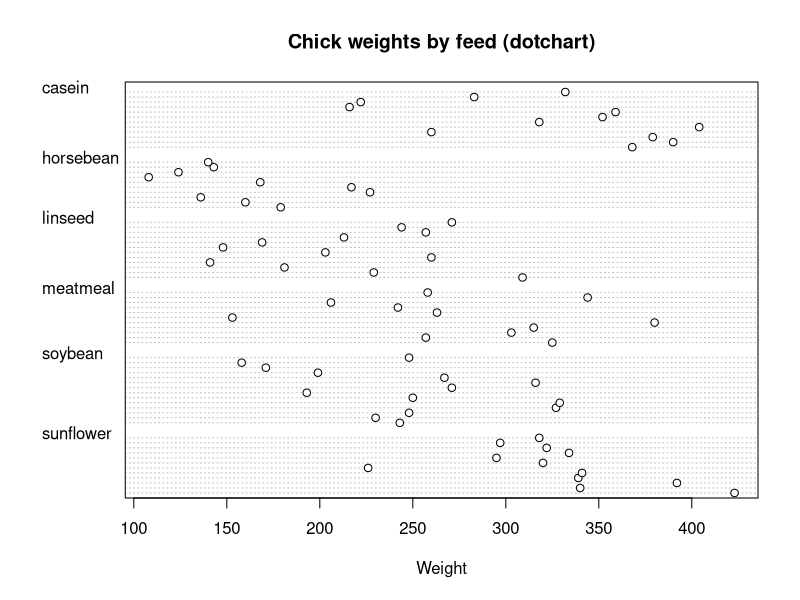
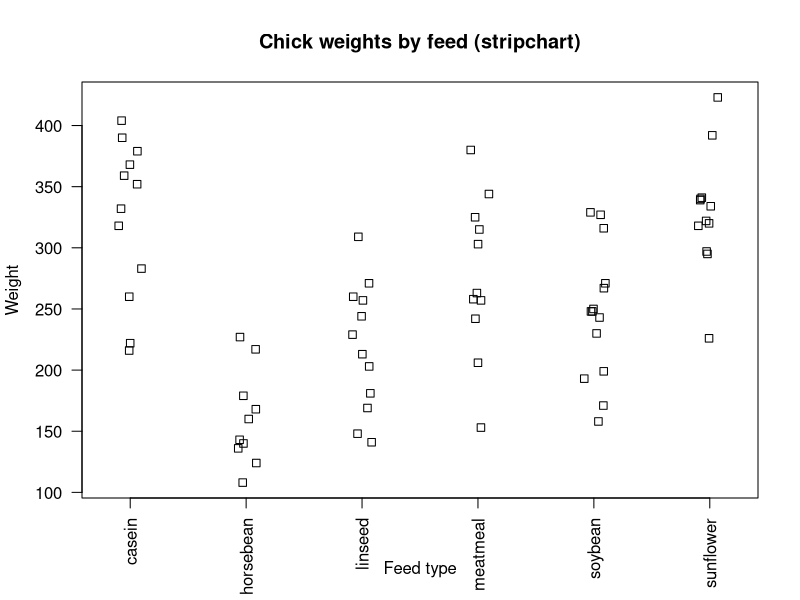
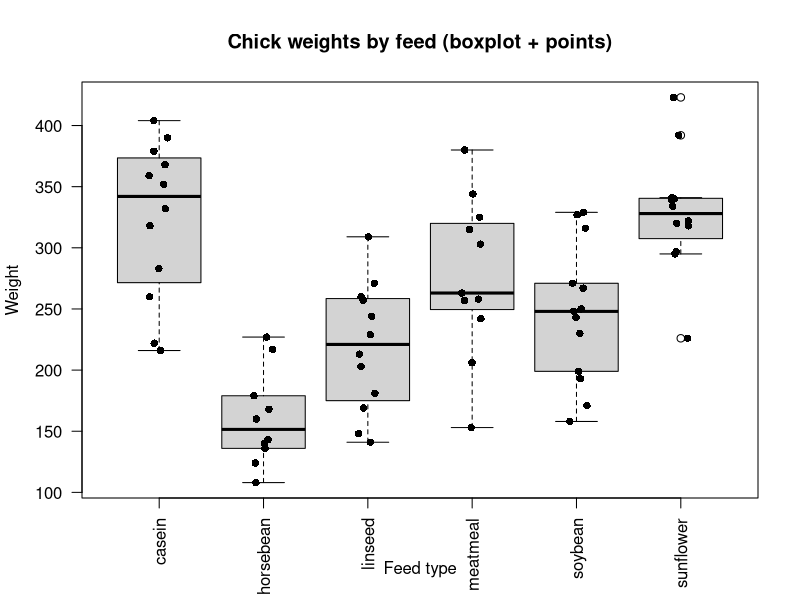
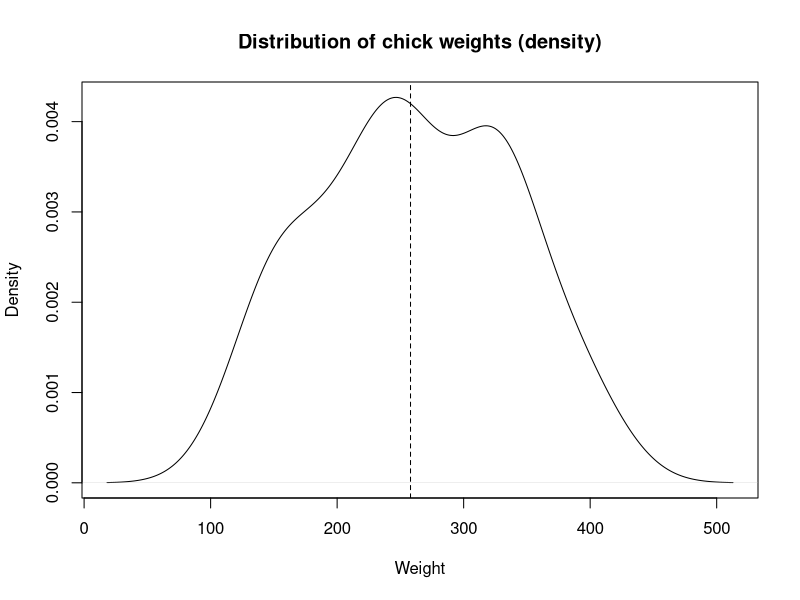
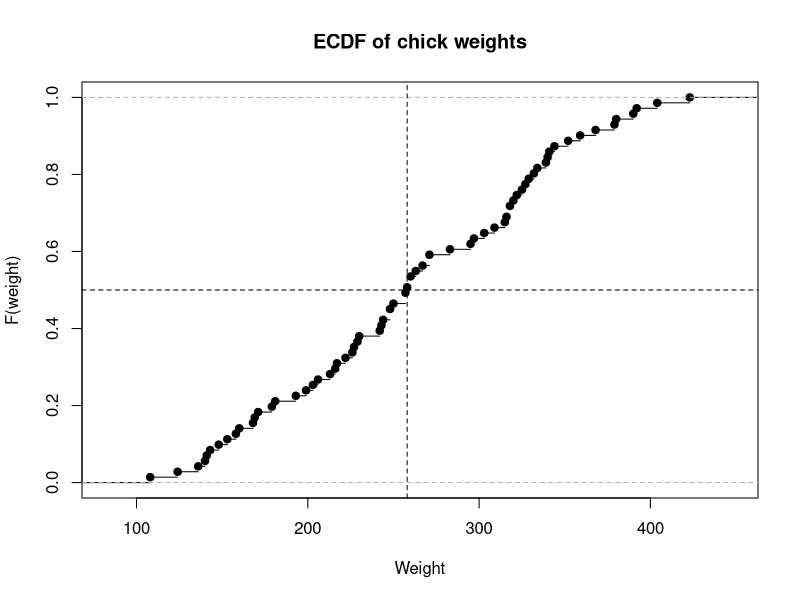
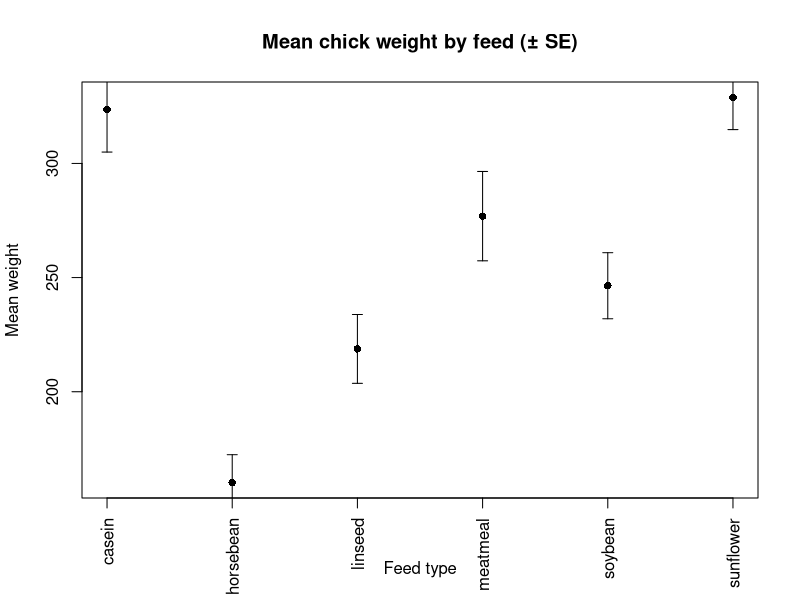
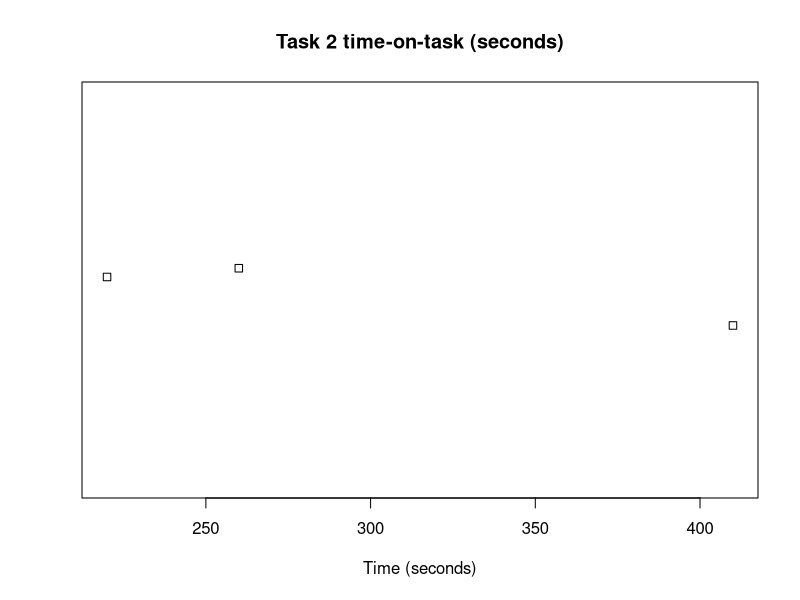
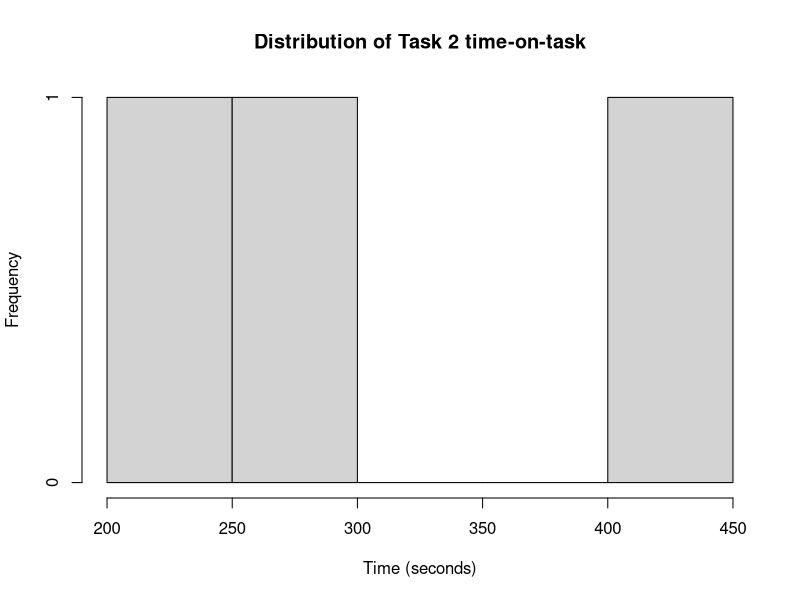

These charts were generated, in order, by the following R code:
#' @title w1_00_scratch.R
#' @description A hscratchpad introducing core R concepts (data types, control flow, functions, packages, vectors, data frames) and basic plotting for game user-test analysis.
#' @author NMCG
#' @bugs None
#' @keywords data types, conditionals, loops, functions, packages, vectors, data frames, str, head, summary, stripchart, hist, boxplot
#' @seealso https://www.w3schools.com/r/default.asp
#' @seealso https://r4ds.hadley.nz/

# -----------------------------
# Week 1 Scratch Demo
# Goal: get comfortable with basic R code before touching the real dataset.
# -----------------------------

# Clear the workspace so the script runs the same way every time.
rm(list = ls())

# Clear the console for readability.
cat("\014")

# -----------------------------
# 1) Core data types in R
# -----------------------------

# Numeric (double) values are used for measurements (e.g., time in seconds).
time_sec <- 245.5

# Integer values are whole numbers (e.g., number of deaths).
deaths <- 3L

# Logical values are TRUE/FALSE (e.g., task completion).
task_complete <- TRUE

# Character strings are text labels (e.g., build label "A" or "B").
build <- "A"

# Print values.
time_sec
deaths
task_complete
build

# Inspect types using class().
class(time_sec)
class(deaths)
class(task_complete)
class(build)

# -----------------------------
# 2) Vectors: the basic storage type
# -----------------------------

# A vector stores multiple values of the same type.
task_times <- c(120, 180, 240, 300, 600)

# Print the vector.
task_times

# Indexing in R uses 1-based indexing (first element is index 1).
task_times[1]
task_times[5]

# Vectorised operations apply to all elements.
task_times + 10
task_times / 60

# Useful built-in summaries.
mean(task_times)
median(task_times)
min(task_times)
max(task_times)

# Missing values are represented by NA.
task_times_with_na <- c(120, 180, NA, 300, 600)

# Many functions need na.rm = TRUE to ignore NA values.
mean(task_times_with_na)
mean(task_times_with_na, na.rm = TRUE)

# -----------------------------
# 3) Factors: categorical data with levels (important for builds, platforms, experience bands)
# -----------------------------

# Factor is used for categorical variables with known levels.
experience_band <- factor(c("beginner", "experienced", "intermediate", "beginner"))

# Print the factor.
experience_band

# Show levels.
levels(experience_band)

# You can set an explicit order (useful for plotting and reporting).
experience_band_ordered <- factor(
  c("beginner", "experienced", "intermediate", "beginner"),
  levels = c("beginner", "intermediate", "experienced"),
  ordered = TRUE
)

# Print ordered factor and levels.
experience_band_ordered
levels(experience_band_ordered)

# -----------------------------
# 4) Conditionals: if / else (flow control)
# -----------------------------

# A simple conditional to categorise a time-on-task value.
# IMPORTANT (R syntax): when using else / else if, prefer braces so the parser
# treats the whole chain as a single expression (avoids 'unexpected else' errors).
if (time_sec < 180)
{
  message("Fast completion (under 3 minutes).")
} else if (time_sec < 360)
{
  message("Moderate completion time (3–6 minutes).")
} else
{
  message("Slow completion time (over 6 minutes).")
}

# A practical binary variable often used in user testing.
task2_complete <- 0L
task2_time_sec <- NA

# If the task is completed, then time must exist.
# IMPORTANT (R syntax): use braces to keep else attached to the if.
if (task2_complete == 1L)
{
  task2_time_sec <- 260
} else {
  task2_time_sec <- NA
}

# Print result.
task2_time_sec

# -----------------------------
# 5) Loops: for (when you need step-by-step logic)
# -----------------------------

# Although R is strong with vectorised operations, loops can still be useful for teaching logic.
times <- c(120, 200, 400, 800)

# For loop over each value in times.
# IMPORTANT (R syntax): use braces so else/else if binds correctly.
for (t in times)
{
  if (t <= 180)
  {
    print(paste(t, "sec -> fast"))
  } else if (t <= 360) {
    print(paste(t, "sec -> moderate"))
  } else {
    print(paste(t, "sec -> slow"))
  }
}

# -----------------------------
# 6) Writing your own functions
# -----------------------------

# A function is reusable code that takes inputs and returns outputs.
categorise_time <- function(time_in_seconds)
{
  # Validate input: if missing, return NA (not available).
  if (is.na(time_in_seconds))
    return(NA)

  # Use thresholds to return a category label.
  if (time_in_seconds < 180)
    return("fast")
  else if (time_in_seconds < 360)
    return("moderate")
  else
    return("slow")
}

# Test the function with a few values.
categorise_time(120)
categorise_time(250)
categorise_time(900)
categorise_time(NA)

# Apply function across a vector using sapply() (simple teaching tool).
sapply(times, categorise_time)

# -----------------------------
# 7) External functions (packages) and why we use them
# -----------------------------

# Packages add functions and tools beyond base R.
# We'll use tidyverse-style packages later (readr, dplyr, tidyr, ggplot2).
#
# Install packages ONCE:
# install.packages("dplyr")
#
# Load packages EVERY session you need them:
# library(dplyr)

# -----------------------------
# 8) Data frames: table-like storage (rows = participants, columns = variables)
# -----------------------------

# Create a small fake user-test data frame for practice.
df <- data.frame(
  respondent_id = c("R01", "R02", "R03", "R04"),
  build = c("A", "A", "B", "B"),
  experience_band = c("beginner", "intermediate", "beginner", "experienced"),
  task2_complete = c(1, 0, 1, 1),
  task2_time_sec = c(260, NA, 220, 410),
  ui_clarity_1to7 = c(3, 2, 5, 6),
  stringsAsFactors = FALSE
)

# Print the data frame.
df

# -----------------------------
# 9) Interrogating data frames
# -----------------------------

# str() shows structure and column types.
str(df)

# head() shows first rows.
head(df)

# tail() shows last rows.
tail(df)

# summary() gives quick descriptive summaries (works well for numeric columns).
summary(df)

# You can select a column by name with $.
df$task2_time_sec

# You can filter rows using logical conditions (base R approach).
df[df$build == "A", ]

# -----------------------------
# 10) Basic descriptive statistics (base R)
# -----------------------------

# Completion proportion for task2: mean of 0/1 values.
mean(df$task2_complete)

# Median time-on-task for completed attempts only.
median(df$task2_time_sec, na.rm = TRUE)

# IQR for time-on-task (completed only).
IQR(df$task2_time_sec, na.rm = TRUE)

# -----------------------------
# 11.1) Basic plots 2 (in-built data)
# -----------------------------

# For plotting practice, we'll use an inbuilt dataset: chickwts.
# chickwts contains chicken weights and the feed type used.
# This is a nice example of a numeric variable (weight) and a categorical variable (feed).
# ------------------------------------------------------------
# Extra base R plots using the inbuilt chickwts dataset
# (numeric: weight, categorical: feed)
# ------------------------------------------------------------

# Load dataset (built-in)
data(chickwts)

# Convenience variables
weights <- chickwts$weight
feed <- chickwts$feed

# ------------------------------------------------------------
# a) Dot chart by group (sorted within groups)
# Great "leaderboard-style" grouped view.
# ------------------------------------------------------------
dotchart(
  x = weights,
  groups = feed,
  main = "Chick weights by feed (dotchart)",
  xlab = "Weight"
)

# ------------------------------------------------------------
# b) Stripchart by group (jittered points)
# Great for seeing individual observations per category.
# ------------------------------------------------------------
stripchart(
  weight ~ feed,
  data = chickwts,
  method = "jitter",
  vertical = TRUE,
  las = 2,
  main = "Chick weights by feed (stripchart)",
  ylab = "Weight",
  xlab = "Feed type"
)

# ------------------------------------------------------------
# c) Boxplot + points overlay (boxplot + jittered raw data)
# Students often like seeing "summary + raw" together.
# ------------------------------------------------------------
boxplot(
  weight ~ feed,
  data = chickwts,
  las = 2,
  main = "Chick weights by feed (boxplot + points)",
  xlab = "Feed type",
  ylab = "Weight"
)

stripchart(
  weight ~ feed,
  data = chickwts,
  method = "jitter",
  vertical = TRUE,
  add = TRUE,
  pch = 16,
  col = "black"
)

# ------------------------------------------------------------
# d) Density plot (smooth distribution)
# Like a smoothed histogram.
# ------------------------------------------------------------
plot(
  density(weights),
  main = "Distribution of chick weights (density)",
  xlab = "Weight",
  ylab = "Density"
)

# Optional: add a vertical line at the median
abline(v = median(weights), lty = 2)

# ------------------------------------------------------------
# e) ECDF (Empirical Cumulative Distribution Function)
# Great for teaching percentiles (median = 0.5).
# ------------------------------------------------------------
plot(
  ecdf(weights),
  main = "ECDF of chick weights",
  xlab = "Weight",
  ylab = "F(weight)"
)

# Optional: show median location
abline(v = median(weights), lty = 2)
abline(h = 0.5, lty = 2)

# ------------------------------------------------------------
# f) Group means with Standard Error (SE) error bars
# Teaches "compare groups" with a simple uncertainty cue.
# ------------------------------------------------------------

# Compute mean and SE by feed
means <- tapply(chickwts$weight, chickwts$feed, mean)
sds <- tapply(chickwts$weight, chickwts$feed, sd)
ns <- tapply(chickwts$weight, chickwts$feed, length)
ses <- sds / sqrt(ns)

# Plot means (as points) with error bars
plot(
  x = seq_along(means),
  y = means,
  xaxt = "n",
  pch = 16,
  main = "Mean chick weight by feed (± SE)",
  xlab = "Feed type",
  ylab = "Mean weight"
)

# Add feed labels on x-axis
axis(1, at = seq_along(means), labels = names(means), las = 2)

# Add error bars (mean ± SE)
arrows(
  x0 = seq_along(means),
  y0 = means - ses,
  x1 = seq_along(means),
  y1 = means + ses,
  angle = 90,
  code = 3,
  length = 0.05
)


# -----------------------------
# 11.2) Basic plots 1 (user-defined dataframe)
# -----------------------------

# Stripchart (useful to visualise individual points quickly).
stripchart(
  df$task2_time_sec,
  method = "jitter",
  main = "Task 2 time-on-task (seconds)",
  xlab = "Time (seconds)"
)

# Histogram (distribution shape).
hist(
  df$task2_time_sec,
  main = "Distribution of Task 2 time-on-task",
  xlab = "Time (seconds)",
  breaks = 5
)

# Boxplot (median + IQR + outliers).
boxplot(
  df$task2_time_sec,
  main = "Task 2 time-on-task (boxplot)",
  ylab = "Time (seconds)"
)

# Boxplot by group (e.g., build).
boxplot(
  task2_time_sec ~ build,
  data = df,
  main = "Task 2 time-on-task by build",
  xlab = "Build",
  ylab = "Time (seconds)"
)

# -----------------------------
# 12) Operators, type checking, and coercion (core elements)
# -----------------------------

# Mathematical operators work as you expect: +, -, *, /, ^
a <- 10
b <- 12

# Exponentiation using ^
c <- a ^ b
c

# Operator precedence matters; use parentheses when unsure.
d <- 10 * a + b / 2.3
d

# Modulus (remainder) uses %%
remainder <- 17 %% 3
remainder

# Type checking is essential when cleaning and validating data.
is.numeric(2.5)
is.numeric("2.5")

# Vectors are collections of values of (typically) the same type.
ages <- c(19, 23, 45, 61)
is.vector(ages)

# Type coercion converts one type to another (common when importing CSV/Excel).
age_as_numeric <- as.numeric("32")
age_as_numeric
class(age_as_numeric)

age_as_character <- as.character(32)
age_as_character
class(age_as_character)

# Complex numbers exist in R (not common in this module, but good to recognise).
# A complex number has real and imaginary parts; the imaginary unit is i.
complex_val <- 3i + 4
complex_val
class(complex_val)

# -----------------------------
# 13) Printing and formatting output (clear console messages)
# -----------------------------

module <- "3DGD"

initials <- "NMCG"

# print() prints a value.
print(module)

# paste() combines text and values into one string (good for simple reporting).
print(paste("The module", module, "is taught by", initials))

# You can control separators using sep=, and line breaks with \n.
print(paste("Participant:", "R01", "|", "Build:", "A", sep = " "))
print(paste("Line1", "Line2", sep = "\n"))

# -----------------------------
# 14) Built-in (base R) math functions you’ll see in analysis work
# -----------------------------

# Logs (base-10, base-2, natural log) are common in data transformation.
log10(1000)
log2(64)
log(1000)                # natural log (base e) by default
log(1000, base = exp(1)) # explicit natural log

# Exponentials and powers.
exp(1)      # e
2 ^ 4
sqrt(25)

# Absolute value, rounding, and constants.
abs(-10.58)
abs(-1e6)
round(pi, 3)

# -----------------------------
# 15) While loops (control flow alternative)
# -----------------------------

# while loops run until a condition becomes FALSE.
# Use them when you don’t know in advance how many iterations you need.
counter <- 1
while (counter <= 3)
{
  print(paste("Counter =", counter))
  counter <- counter + 1
}

# -----------------------------
# 16) Named arguments and flexible function calls
# -----------------------------

# Many R functions allow named arguments, which improves readability.
round(pi, digits = 4)

# You can pass arguments out of order when you name them.
seq(from = 1, to = 10, by = 2)

# -----------------------------
# 17) More vector tools (sequences, repetition, filtering, sorting, sets)
# -----------------------------
# A numeric vector of example scores (used in several vector operations below).
player_scores <- c(100, 155, 201, 222, 240, 180, 199)


# Sequence generation with seq()
odd_rounds <- seq(from = 1, to = 20, by = 2)
odd_rounds

difficulty_levels <- seq(from = 0.5, to = 5, length.out = 10)
difficulty_levels

# Repetition with rep()
life_counts <- rep(3, times = 10)
life_counts

# Repeat each element twice
# Here we define a character vector of level names (not to be confused with the levels() function).
level_names <- c("Grassy Plains", "Misty Mountains", "Arid Desert")
repeated_levels <- rep(level_names, each = 2)
repeated_levels

# Logical filtering and indexing (combine conditions with & and |)
high_scores <- player_scores[player_scores > 200 & player_scores %% 2 == 1]
high_scores

# Pattern matching with grep() (returns indices); use it to filter character vectors.

# Here we search within a character vector (level_names) for a pattern.
# ignore.case = TRUE makes the match case-insensitive.
levels_with_un <- level_names[grep("un", level_names, ignore.case = TRUE)]
levels_with_un

# grep() returns the indices of matches.
grep("un", level_names, ignore.case = TRUE)
# all() and any() help test conditions across vectors.
all(player_scores > 100)
any(player_scores > 220)

# Sorting and ordering
sorted_scores <- sort(player_scores)
sorted_scores

sorted_scores_desc <- sort(player_scores, decreasing = TRUE)
sorted_scores_desc

# order() returns indices that sort the vector; useful for sorting data frames by a column.
order_indices <- order(player_scores)
order_indices

# Set operations (useful for comparing lists of items)
completed_levels <- c("Grassy Plains", "Misty Mountains", "Arid Desert", "Icy Tundra")
yet_to_complete_levels <- c("Icy Tundra", "Volcanic Island", "Lava Lair")

union(completed_levels, yet_to_complete_levels)
intersect(completed_levels, yet_to_complete_levels)
setdiff(completed_levels, yet_to_complete_levels)

# -----------------------------
# 18) External (sourced) functions: reusing code across files
# -----------------------------

# In larger projects we store functions in a separate file and import them with source().
# Example (NOT required for this module unless we provide a functions file):
# source("w1_00_ExternalFunctions.R")
#
# After sourcing, you can call those functions like any other function.
# The key teaching point: source() lets teams share and reuse validated code.

# -----------------------------
# 19) More data frame operations (create, update, filter, sort, merge, aggregate)
# -----------------------------

# Adding a column (vector length must match number of rows).
df$session_minutes <- c(12, 10, 15, 9)
df

# Removing a column by setting it to NULL.
df$session_minutes <- NULL
df

# Adding a row using rbind() (must have matching column names).
new_row <- data.frame(
  respondent_id = "R05",
  build = "A",
  experience_band = "beginner",
  task2_complete = 0,
  task2_time_sec = NA,
  ui_clarity_1to7 = 2,
  stringsAsFactors = FALSE
)

df <- rbind(df, new_row)
df

# Removing a row by index (remove the last row we just added).
df <- df[-nrow(df), ]
df

# Creating a derived variable.
# Here: a simple indicator for missing time values.
df$time_missing <- is.na(df$task2_time_sec)
df

# Filtering rows (base R)
df_build_a <- df[df$build == "A", ]
df_build_a

# Sorting rows using order()
df_sorted_by_ui <- df[order(df$ui_clarity_1to7, decreasing = TRUE), ]
df_sorted_by_ui

# Handling missing values
rows_with_missing_time <- df[is.na(df$task2_time_sec), ]
rows_with_missing_time

# Remove rows with any NA values (use cautiously in real analysis).
df_no_na <- na.omit(df)
df_no_na

# Column-wise max/min (ignore NA)
max(df$ui_clarity_1to7, na.rm = TRUE)
min(df$ui_clarity_1to7, na.rm = TRUE)

# Duplicate detection (useful for validating imported datasets)
df$duplicated_row <- duplicated(df)
df

# Transpose (t()) is mainly useful for matrices; here we show it as a concept.
# Example: transpose the first row into a vertical layout.
transposed_first_row <- as.data.frame(t(df[1, ]))
transposed_first_row

# Aggregation: compute a summary by group using aggregate()
avg_ui_by_build <- aggregate(ui_clarity_1to7 ~ build, data = df, FUN = mean)
avg_ui_by_build

# Group-wise operations using tapply()
tapply(df$ui_clarity_1to7, df$build, mean)

# split() returns a list of data frames, one per group.
split(df, df$build)

# Merging / joining: merge() combines data frames by a key.
ratings_df <- data.frame(
  respondent_id = c("R01", "R02", "R03", "R04"),
  recommend_0to10 = c(4, 2, 8, 9),
  stringsAsFactors = FALSE
)

merged_df <- merge(df, ratings_df, by = "respondent_id")
merged_df

# subset() is a convenient helper for filtering.
subset(merged_df, recommend_0to10 >= 8)

# transform() is a convenient helper for adding/modifying columns.
transform(merged_df, recommend_scaled = recommend_0to10 / 10)

# unique() gets unique values in a column (useful for checking coding consistency).
unique(df$experience_band)

# -----------------------------
# 20) Basic plotting colours (optional note)
# -----------------------------

# In base R, you can set colours with names or rgb().
# Keep plots readable: label axes, add titles, and use consistent units.
# Example:
# boxplot(df$ui_clarity_1to7, main = "UI clarity", col = rgb(0.6, 0.5, 0))

# -----------------------------
# 21) Where this fits in the module
# -----------------------------

# Next demo file:
# w1_01_import_inspect_clean.R
# - imports the real dataset
# - cleans column names
# - validates basic rules
# - writes a cleaned dataset to output/

message("Scratch demo complete. You now have the basics to read, inspect, and plot user-test data.")
